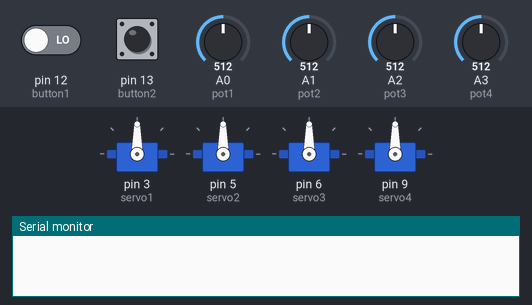
A sketch run on a simulated Arduino Uno, built with avr-gcc and run on an emulated ATmega328P. Shown: 4 × servo, the last lines printed to the serial monitor. The test bench sets the inputs (shaded band); at power-on: pin 13 (button2) LOW, pin 12 (button1) LOW, A3 (pot4) = 512, A0 (pot1) = 512, A1 (pot2) = 512, A2 (pot3) = 512.

Above: at 1.2 s.
1.3 s: pin 13 (button2) pulled HIGH for 0.35 s
At 2.2 s:
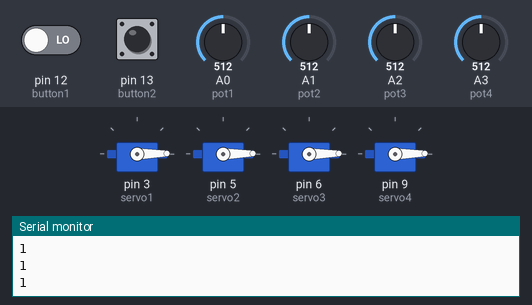
3.1 s: pin 12 (button1) driven HIGH and pin 13 (button2) driven HIGH
6.1 s: A3 (pot4) set to 716
At 12.5 s:
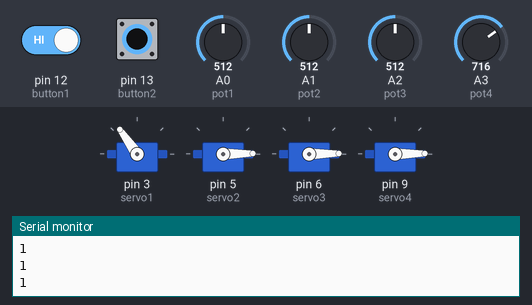
Timing chart, 0 to 15.1 s (numbered marks = the images above; inputs shaded):
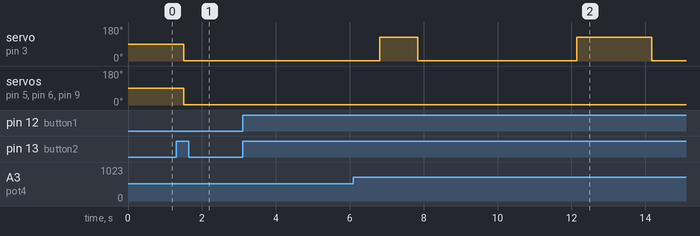

The sketch:

learning_robot_arm.ino
```cpp
#include <Servo.h>
Servo servo1;
Servo servo2;
Servo servo3;
Servo servo4;

int button1 = 12;
int button2 = 13;

int button1deger = 0;
boolean button2deger = false;

int pot1 = A0;
int pot2 = A1;
int pot3 = A2;
int pot4 = A3;

int pot1deger;
int pot2deger;
int pot3deger;
int pot4deger;

int pot1aci;
int pot2aci;
int pot3aci;
int pot4aci;

int servo1poskayit[] = {1,1,1,1,1};
int servo2poskayit[] = {1,1,1,1,1};
int servo3poskayit[] = {1,1,1,1,1};
int servo4poskayit[] = {1,1,1,1,1};

void setup() {
  servo1.attach(3);
  servo2.attach(5);
  servo3.attach(6);
  servo4.attach(9);

  pinMode(button1, INPUT);
  pinMode(button2, INPUT);
  Serial.begin(9600);


}

void loop() {
  pot1deger = analogRead(pot1);
  pot1aci = map(pot1deger,0,1023,0,180);

 pot2deger = analogRead(pot2);
  pot2aci = map(pot2deger,0,1023,0,180);

 pot3deger = analogRead(pot3);
  pot3aci = map(pot3deger,0,1023,0,180);

 pot4deger = analogRead(pot4);
  pot4aci = map(pot4deger,0,1023,0,180);

  servo1.write(pot1aci);
  servo2.write(pot2aci);
  servo3.write(pot3aci);
  servo4.write(pot4aci);

  if(digitalRead(button1)==HIGH){
    button1deger++;
    switch(button1deger){

      case 1:
        servo1poskayit[0] = pot1aci;
        servo1poskayit[0] = pot2aci;
        servo1poskayit[0] = pot3aci;
        servo1poskayit[0] = pot4aci;
        Serial.println("bırıncı kayıt yapıldı");
        break;


        case 2:
        servo1poskayit[1] = pot1aci;
        servo1poskayit[1] = pot2aci;
        servo1poskayit[1] = pot3aci;
        servo1poskayit[1] = pot4aci;
        Serial.println("ıkıncı kayıt yapıldı");
        break;

        case 3:
        servo1poskayit[2] = pot1aci;
        servo1poskayit[2] = pot2aci;
        servo1poskayit[2] = pot3aci;
        servo1poskayit[2] = pot4aci;
        Serial.println("ucuncu kayıt yapıldı");
        break;

        case 4:
        servo1poskayit[3] = pot1aci;
        servo1poskayit[3] = pot2aci;
        servo1poskayit[3] = pot3aci;
        servo1poskayit[3] = pot4aci;
        Serial.println("dorduncu kayıt yapıldı");
        break;

        case 5:
        servo1poskayit[4] = pot1aci;
        servo1poskayit[4] = pot2aci;
        servo1poskayit[4] = pot3aci;
        servo1poskayit[4] = pot4aci;
        Serial.println("besıncı kayıt yapıldı");
        break;


    }
  }

      if (digitalRead(button2) == HIGH){
        button2deger = true;
        Serial.println("son butona basıldı");
        }

      if(button2deger){
        for(int i=0 ; i<5; i++){
          servo1.write(servo1poskayit[i]);
          servo2.write(servo2poskayit[i]);
          servo3.write(servo3poskayit[i]);
          servo4.write(servo4poskayit[i]);

          Serial.println("potansiyometre acıları");
          Serial.println(servo1poskayit[i]);
          Serial.println(servo2poskayit[i]);
          Serial.println(servo3poskayit[i]);
          Serial.println(servo4poskayit[i]);
          delay(1000);
        }
      }

delay(300);
}
```

Measured:
- after the input at 1.3 s, servo on pin 3 (servo1), servo on pin 5 (servo2), servo on pin 6 (servo3), servo on pin 9 (servo4): 90° → 1° after 0.21 s
